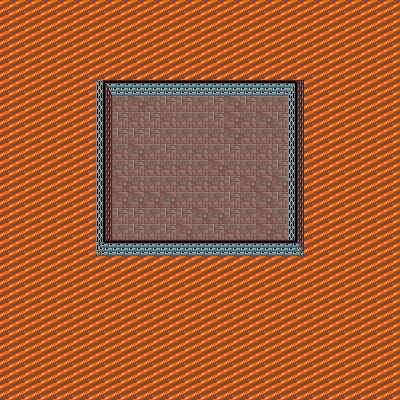

This is a level from a 2D game, rendered from its Tiled map with the project's own tilesets. A one-line summary and the complete map file follow:
An orthogonal 25x25 tile map with 16x16 px tiles, 2 tile layers (Tile Layer 1, Tile Layer 2) and 5 objects (5x SpawnPoint).

<map version="1.0" orientation="orthogonal" renderorder="right-down" width="25" height="25" tilewidth="16" tileheight="16" nextobjectid="9">
 <properties>
  <property name="NumWaves" value="3" />
  <property name="Wave1" value="dDA6QXx0MDpCfHQwOkM=" />
  <property name="Wave2" value="dDE6QXx0MTpCfHQxOkM=" />
  <property name="Wave3" value="dDE6QXx0MTpCfHQxOkN8dDI6RA==" />
 </properties>
 <tileset firstgid="1" name="tileset" tilewidth="16" tileheight="16" tilecount="4096" columns="64">
  <image source="../Tilesets/Sprites00.png" trans="ffffff" width="1024" height="1024" />
  <tile id="212">
   <properties>
    <property name="SKACollisionType" value="SKACollisionTypeRect" />
   </properties>
  </tile>
  <tile id="213">
   <properties>
    <property name="SKACollisionType" value="SKACollisionTypeRect" />
   </properties>
  </tile>
  <tile id="214">
   <properties>
    <property name="SKACollisionType" value="SKACollisionTypeRect" />
   </properties>
  </tile>
  <tile id="276">
   <properties>
    <property name="SKACollisionType" value="SKACollisionTypeRect" />
   </properties>
  </tile>
  <tile id="340">
   <properties>
    <property name="SKACollisionType" value="SKACollisionTypeRect" />
   </properties>
  </tile>
  <tile id="342">
   <properties>
    <property name="SKACollisionType" value="SKACollisionTypeRect" />
   </properties>
  </tile>
 </tileset>
 <layer name="Tile Layer 1" width="25" height="25">
  <data encoding="csv">
0,0,0,0,0,0,0,0,0,0,0,0,0,0,0,0,0,0,0,0,0,0,0,0,0,
0,0,0,0,0,0,0,0,0,0,0,0,0,0,0,0,0,0,0,0,0,0,0,0,0,
0,0,0,0,0,0,0,0,0,0,0,0,0,0,0,0,0,0,0,0,0,0,0,0,0,
0,0,0,0,0,0,0,0,0,0,0,0,0,0,0,0,0,0,0,0,0,0,0,0,0,
0,0,0,0,0,0,0,0,0,0,0,0,0,0,0,0,0,0,0,0,0,0,0,0,0,
0,0,0,0,0,0,213,214,214,214,214,214,214,214,214,214,214,214,215,0,0,0,0,0,0,
0,0,0,0,0,0,277,40,42,40,39,39,41,39,42,39,41,41,277,0,0,0,0,0,0,
0,0,0,0,0,0,277,39,40,39,40,41,41,39,42,40,42,39,277,0,0,0,0,0,0,
0,0,0,0,0,0,277,39,39,39,41,41,41,40,42,40,41,40,277,0,0,0,0,0,0,
0,0,0,0,0,0,277,40,42,41,39,41,40,41,39,41,40,39,277,0,0,0,0,0,0,
0,0,0,0,0,0,277,40,39,40,40,40,41,42,40,41,40,39,277,0,0,0,0,0,0,
0,0,0,0,0,0,277,42,40,41,41,40,40,40,39,42,42,42,277,0,0,0,0,0,0,
0,0,0,0,0,0,277,42,42,42,42,41,41,41,39,40,42,39,277,0,0,0,0,0,0,
0,0,0,0,0,0,277,39,39,41,39,39,42,42,39,41,42,41,277,0,0,0,0,0,0,
0,0,0,0,0,0,277,41,39,41,39,42,41,39,40,41,42,40,277,0,0,0,0,0,0,
0,0,0,0,0,0,341,214,214,214,214,214,214,214,214,214,214,214,343,0,0,0,0,0,0,
0,0,0,0,0,0,0,0,0,0,0,0,0,0,0,0,0,0,0,0,0,0,0,0,0,
0,0,0,0,0,0,0,0,0,0,0,0,0,0,0,0,0,0,0,0,0,0,0,0,0,
0,0,0,0,0,0,0,0,0,0,0,0,0,0,0,0,0,0,0,0,0,0,0,0,0,
0,0,0,0,0,0,0,0,0,0,0,0,0,0,0,0,0,0,0,0,0,0,0,0,0,
0,0,0,0,0,0,0,0,0,0,0,0,0,0,0,0,0,0,0,0,0,0,0,0,0,
0,0,0,0,0,0,0,0,0,0,0,0,0,0,0,0,0,0,0,0,0,0,0,0,0,
0,0,0,0,0,0,0,0,0,0,0,0,0,0,0,0,0,0,0,0,0,0,0,0,0,
0,0,0,0,0,0,0,0,0,0,0,0,0,0,0,0,0,0,0,0,0,0,0,0,0,
0,0,0,0,0,0,0,0,0,0,0,0,0,0,0,0,0,0,0,0,0,0,0,0,0
</data>
 </layer>
 <layer name="Tile Layer 2" width="25" height="25">
  <data encoding="csv">
136,136,136,136,136,136,136,136,136,136,136,136,136,136,136,136,136,136,136,136,136,136,136,136,136,
136,136,136,136,136,136,136,136,136,136,136,136,136,136,136,136,136,136,136,136,136,136,136,136,136,
136,136,136,136,136,136,136,136,136,136,136,136,136,136,136,136,136,136,136,136,136,136,136,136,136,
136,136,136,136,136,136,136,136,136,136,136,136,136,136,136,136,136,136,136,136,136,136,136,136,136,
136,136,136,136,136,136,136,136,136,136,136,136,136,136,136,136,136,136,136,136,136,136,136,136,136,
136,136,136,136,136,136,0,0,0,0,0,0,0,0,0,0,0,0,0,136,136,136,136,136,136,
136,136,136,136,136,136,0,0,0,0,0,0,0,0,0,0,0,0,0,136,136,136,136,136,136,
136,136,136,136,136,136,0,0,0,0,0,0,0,0,0,0,0,0,0,136,136,136,136,136,136,
136,136,136,136,136,136,0,0,0,0,0,0,0,0,0,0,0,0,0,136,136,136,136,136,136,
136,136,136,136,136,136,0,0,0,0,0,0,0,0,0,0,0,0,0,136,136,136,136,136,136,
136,136,136,136,136,136,0,0,0,0,0,0,0,0,0,0,0,0,0,136,136,136,136,136,136,
136,136,136,136,136,136,0,0,0,0,0,0,0,0,0,0,0,0,0,136,136,136,136,136,136,
136,136,136,136,136,136,0,0,0,0,0,0,0,0,0,0,0,0,0,136,136,136,136,136,136,
136,136,136,136,136,136,0,0,0,0,0,0,0,0,0,0,0,0,0,136,136,136,136,136,136,
136,136,136,136,136,136,0,0,0,0,0,0,0,0,0,0,0,0,0,136,136,136,136,136,136,
136,136,136,136,136,136,0,0,0,0,0,0,0,0,0,0,0,0,0,136,136,136,136,136,136,
136,136,136,136,136,136,136,136,136,136,136,136,136,136,136,136,136,136,136,136,136,136,136,136,136,
136,136,136,136,136,136,136,136,136,136,136,136,136,136,136,136,136,136,136,136,136,136,136,136,136,
136,136,136,136,136,136,136,136,136,136,136,136,136,136,136,136,136,136,136,136,136,136,136,136,136,
136,136,136,136,136,136,136,136,136,136,136,136,136,136,136,136,136,136,136,136,136,136,136,136,136,
136,136,136,136,136,136,136,136,136,136,136,136,136,136,136,136,136,136,136,136,136,136,136,136,136,
136,136,136,136,136,136,136,136,136,136,136,136,136,136,136,136,136,136,136,136,136,136,136,136,136,
136,136,136,136,136,136,136,136,136,136,136,136,136,136,136,136,136,136,136,136,136,136,136,136,136,
136,136,136,136,136,136,136,136,136,136,136,136,136,136,136,136,136,136,136,136,136,136,136,136,136,
136,136,136,136,136,136,136,136,136,136,136,136,136,136,136,136,136,136,136,136,136,136,136,136,136
</data>
 </layer>
 <objectgroup name="Object Layer 1">
  <object id="1" name="A" type="SpawnPoint" x="133.818" y="216.182" width="4.90909" height="4" />
  <object id="2" name="B" type="SpawnPoint" x="189.455" y="116.727" width="4.54545" height="4" />
  <object id="5" name="C" type="SpawnPoint" x="251.273" y="199.636" width="3.63636" height="2.90909" />
  <object id="7" name="D" type="SpawnPoint" x="194.545" y="161.818" width="2.18182" height="3.09091" />
  <object id="8" name="StartLoc" type="SpawnPoint" x="199.455" y="165.091" width="2.72727" height="3.09091" />
 </objectgroup>
</map>
